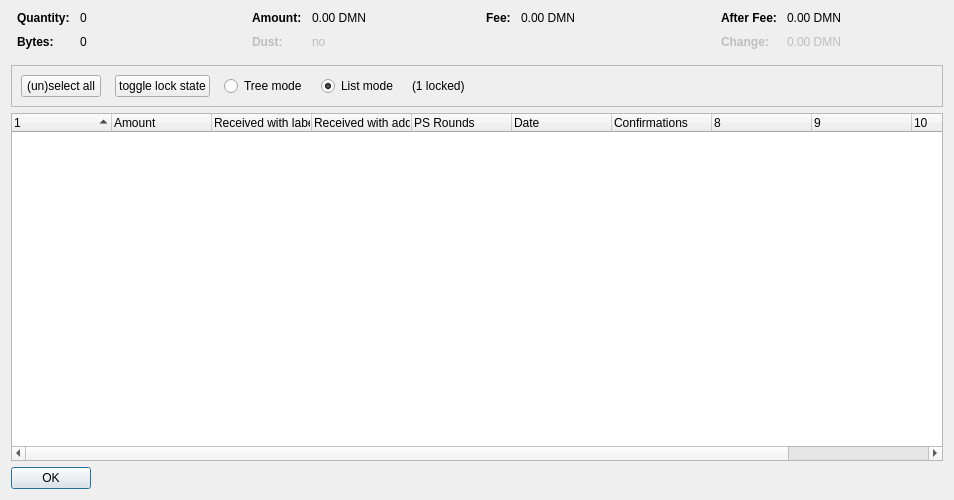
<?xml version="1.0" encoding="UTF-8"?>
<ui version="4.0">
 <class>CoinControlDialog</class>
 <widget class="QDialog" name="CoinControlDialog">
  <property name="geometry">
   <rect>
    <x>0</x>
    <y>0</y>
    <width>954</width>
    <height>500</height>
   </rect>
  </property>
  <property name="windowTitle">
   <string>Coin Selection</string>
  </property>
  <layout class="QVBoxLayout" name="verticalLayout">
   <item>
    <layout class="QHBoxLayout" name="horizontalLayoutTop" stretch="0,0,0,0">
     <property name="topMargin">
      <number>0</number>
     </property>
     <property name="bottomMargin">
      <number>10</number>
     </property>
     <item>
      <layout class="QFormLayout" name="formLayoutCoinControl1">
       <property name="horizontalSpacing">
        <number>10</number>
       </property>
       <property name="verticalSpacing">
        <number>10</number>
       </property>
       <property name="leftMargin">
        <number>6</number>
       </property>
       <property name="rightMargin">
        <number>6</number>
       </property>
       <item row="0" column="0">
        <widget class="QLabel" name="labelCoinControlQuantityText">
         <property name="font">
          <font>
           <weight>75</weight>
           <bold>true</bold>
          </font>
         </property>
         <property name="text">
          <string>Quantity:</string>
         </property>
        </widget>
       </item>
       <item row="0" column="1">
        <widget class="QLabel" name="labelCoinControlQuantity">
         <property name="cursor">
          <cursorShape>IBeamCursor</cursorShape>
         </property>
         <property name="contextMenuPolicy">
          <enum>Qt::ActionsContextMenu</enum>
         </property>
         <property name="text">
          <string notr="true">0</string>
         </property>
         <property name="textInteractionFlags">
          <set>Qt::LinksAccessibleByMouse|Qt::TextSelectableByKeyboard|Qt::TextSelectableByMouse</set>
         </property>
        </widget>
       </item>
       <item row="1" column="0">
        <widget class="QLabel" name="labelCoinControlBytesText">
         <property name="font">
          <font>
           <weight>75</weight>
           <bold>true</bold>
          </font>
         </property>
         <property name="text">
          <string>Bytes:</string>
         </property>
        </widget>
       </item>
       <item row="1" column="1">
        <widget class="QLabel" name="labelCoinControlBytes">
         <property name="cursor">
          <cursorShape>IBeamCursor</cursorShape>
         </property>
         <property name="contextMenuPolicy">
          <enum>Qt::ActionsContextMenu</enum>
         </property>
         <property name="text">
          <string notr="true">0</string>
         </property>
         <property name="textInteractionFlags">
          <set>Qt::LinksAccessibleByMouse|Qt::TextSelectableByKeyboard|Qt::TextSelectableByMouse</set>
         </property>
        </widget>
       </item>
      </layout>
     </item>
     <item>
      <layout class="QFormLayout" name="formLayoutCoinControl2">
       <property name="horizontalSpacing">
        <number>10</number>
       </property>
       <property name="verticalSpacing">
        <number>10</number>
       </property>
       <property name="leftMargin">
        <number>6</number>
       </property>
       <property name="rightMargin">
        <number>6</number>
       </property>
       <item row="0" column="0">
        <widget class="QLabel" name="labelCoinControlAmountText">
         <property name="font">
          <font>
           <weight>75</weight>
           <bold>true</bold>
          </font>
         </property>
         <property name="text">
          <string>Amount:</string>
         </property>
        </widget>
       </item>
       <item row="0" column="1">
        <widget class="QLabel" name="labelCoinControlAmount">
         <property name="cursor">
          <cursorShape>IBeamCursor</cursorShape>
         </property>
         <property name="contextMenuPolicy">
          <enum>Qt::ActionsContextMenu</enum>
         </property>
         <property name="text">
          <string notr="true">0.00 DMN</string>
         </property>
         <property name="textInteractionFlags">
          <set>Qt::LinksAccessibleByMouse|Qt::TextSelectableByKeyboard|Qt::TextSelectableByMouse</set>
         </property>
        </widget>
       </item>
       <item row="1" column="0">
        <widget class="QLabel" name="labelCoinControlLowOutputText">
         <property name="enabled">
          <bool>false</bool>
         </property>
         <property name="font">
          <font>
           <weight>75</weight>
           <bold>true</bold>
          </font>
         </property>
         <property name="text">
          <string>Dust:</string>
         </property>
        </widget>
       </item>
       <item row="1" column="1">
        <widget class="QLabel" name="labelCoinControlLowOutput">
         <property name="enabled">
          <bool>false</bool>
         </property>
         <property name="cursor">
          <cursorShape>IBeamCursor</cursorShape>
         </property>
         <property name="contextMenuPolicy">
          <enum>Qt::ActionsContextMenu</enum>
         </property>
         <property name="text">
          <string notr="true">no</string>
         </property>
         <property name="textInteractionFlags">
          <set>Qt::LinksAccessibleByMouse|Qt::TextSelectableByKeyboard|Qt::TextSelectableByMouse</set>
         </property>
        </widget>
       </item>
      </layout>
     </item>
     <item>
      <layout class="QFormLayout" name="formLayoutCoinControl3">
       <property name="horizontalSpacing">
        <number>10</number>
       </property>
       <property name="verticalSpacing">
        <number>10</number>
       </property>
       <property name="leftMargin">
        <number>6</number>
       </property>
       <property name="rightMargin">
        <number>6</number>
       </property>
       <item row="0" column="0">
        <widget class="QLabel" name="labelCoinControlFeeText">
         <property name="font">
          <font>
           <weight>75</weight>
           <bold>true</bold>
          </font>
         </property>
         <property name="text">
          <string>Fee:</string>
         </property>
        </widget>
       </item>
       <item row="0" column="1">
        <widget class="QLabel" name="labelCoinControlFee">
         <property name="cursor">
          <cursorShape>IBeamCursor</cursorShape>
         </property>
         <property name="contextMenuPolicy">
          <enum>Qt::ActionsContextMenu</enum>
         </property>
         <property name="text">
          <string notr="true">0.00 DMN</string>
         </property>
         <property name="textInteractionFlags">
          <set>Qt::LinksAccessibleByMouse|Qt::TextSelectableByKeyboard|Qt::TextSelectableByMouse</set>
         </property>
        </widget>
       </item>
      </layout>
     </item>
     <item>
      <layout class="QFormLayout" name="formLayoutCoinControl4">
       <property name="horizontalSpacing">
        <number>10</number>
       </property>
       <property name="verticalSpacing">
        <number>10</number>
       </property>
       <property name="leftMargin">
        <number>6</number>
       </property>
       <property name="rightMargin">
        <number>6</number>
       </property>
       <item row="0" column="0">
        <widget class="QLabel" name="labelCoinControlAfterFeeText">
         <property name="font">
          <font>
           <weight>75</weight>
           <bold>true</bold>
          </font>
         </property>
         <property name="text">
          <string>After Fee:</string>
         </property>
        </widget>
       </item>
       <item row="0" column="1">
        <widget class="QLabel" name="labelCoinControlAfterFee">
         <property name="cursor">
          <cursorShape>IBeamCursor</cursorShape>
         </property>
         <property name="contextMenuPolicy">
          <enum>Qt::ActionsContextMenu</enum>
         </property>
         <property name="text">
          <string notr="true">0.00 DMN</string>
         </property>
         <property name="textInteractionFlags">
          <set>Qt::LinksAccessibleByMouse|Qt::TextSelectableByKeyboard|Qt::TextSelectableByMouse</set>
         </property>
        </widget>
       </item>
       <item row="1" column="0">
        <widget class="QLabel" name="labelCoinControlChangeText">
         <property name="enabled">
          <bool>false</bool>
         </property>
         <property name="font">
          <font>
           <weight>75</weight>
           <bold>true</bold>
          </font>
         </property>
         <property name="text">
          <string>Change:</string>
         </property>
        </widget>
       </item>
       <item row="1" column="1">
        <widget class="QLabel" name="labelCoinControlChange">
         <property name="enabled">
          <bool>false</bool>
         </property>
         <property name="cursor">
          <cursorShape>IBeamCursor</cursorShape>
         </property>
         <property name="contextMenuPolicy">
          <enum>Qt::ActionsContextMenu</enum>
         </property>
         <property name="text">
          <string notr="true">0.00 DMN</string>
         </property>
         <property name="textInteractionFlags">
          <set>Qt::LinksAccessibleByMouse|Qt::TextSelectableByKeyboard|Qt::TextSelectableByMouse</set>
         </property>
        </widget>
       </item>
      </layout>
     </item>
    </layout>
   </item>
   <item>
    <widget class="QFrame" name="frame">
     <property name="minimumSize">
      <size>
       <width>0</width>
       <height>40</height>
      </size>
     </property>
     <property name="frameShape">
      <enum>QFrame::StyledPanel</enum>
     </property>
     <property name="frameShadow">
      <enum>QFrame::Sunken</enum>
     </property>
     <layout class="QHBoxLayout" name="horizontalLayout">
      <item>
       <layout class="QHBoxLayout" name="horizontalLayoutPanel" stretch="0,0,0,0,0,0">
        <property name="spacing">
         <number>14</number>
        </property>
        <item>
         <widget class="QPushButton" name="pushButtonSelectAll">
          <property name="sizePolicy">
           <sizepolicy hsizetype="Maximum" vsizetype="Fixed">
            <horstretch>0</horstretch>
            <verstretch>0</verstretch>
           </sizepolicy>
          </property>
          <property name="text">
           <string>(un)select all</string>
          </property>
          <property name="autoDefault">
           <bool>false</bool>
          </property>
         </widget>
        </item>
        <item>
         <widget class="QPushButton" name="pushButtonToggleLock">
          <property name="sizePolicy">
           <sizepolicy hsizetype="Maximum" vsizetype="Fixed">
            <horstretch>0</horstretch>
            <verstretch>0</verstretch>
           </sizepolicy>
          </property>
          <property name="text">
           <string>toggle lock state</string>
          </property>
          <property name="autoDefault">
           <bool>false</bool>
          </property>
         </widget>
        </item>
        <item>
         <widget class="QRadioButton" name="radioTreeMode">
          <property name="sizePolicy">
           <sizepolicy hsizetype="Maximum" vsizetype="Fixed">
            <horstretch>0</horstretch>
            <verstretch>0</verstretch>
           </sizepolicy>
          </property>
          <property name="text">
           <string>Tree mode</string>
          </property>
         </widget>
        </item>
        <item>
         <widget class="QRadioButton" name="radioListMode">
          <property name="sizePolicy">
           <sizepolicy hsizetype="Maximum" vsizetype="Fixed">
            <horstretch>0</horstretch>
            <verstretch>0</verstretch>
           </sizepolicy>
          </property>
          <property name="text">
           <string>List mode</string>
          </property>
          <property name="checked">
           <bool>true</bool>
          </property>
         </widget>
        </item>
        <item>
         <widget class="QLabel" name="labelLocked">
          <property name="text">
           <string>(1 locked)</string>
          </property>
         </widget>
        </item>
        <item>
         <spacer name="horizontalSpacer">
          <property name="orientation">
           <enum>Qt::Horizontal</enum>
          </property>
          <property name="sizeHint" stdset="0">
           <size>
            <width>40</width>
            <height>20</height>
           </size>
          </property>
         </spacer>
        </item>
       </layout>
      </item>
     </layout>
    </widget>
   </item>
   <item>
    <widget class="CoinControlTreeWidget" name="treeWidget">
     <property name="contextMenuPolicy">
      <enum>Qt::CustomContextMenu</enum>
     </property>
     <property name="sortingEnabled">
      <bool>false</bool>
     </property>
     <property name="columnCount">
      <number>11</number>
     </property>
     <attribute name="headerShowSortIndicator" stdset="0">
      <bool>true</bool>
     </attribute>
     <attribute name="headerStretchLastSection">
      <bool>false</bool>
     </attribute>
     <column>
      <property name="text">
       <string/>
      </property>
     </column>
     <column>
      <property name="text">
       <string>Amount</string>
      </property>
     </column>
     <column>
      <property name="text">
       <string>Received with label</string>
      </property>
     </column>
     <column>
      <property name="text">
       <string>Received with address</string>
      </property>
     </column>
     <column>
      <property name="text">
       <string>PS Rounds</string>
      </property>
     </column>
     <column>
      <property name="text">
       <string>Date</string>
      </property>
     </column>
     <column>
      <property name="text">
       <string>Confirmations</string>
      </property>
      <property name="toolTip">
       <string>Confirmed</string>
      </property>
     </column>
     <column>
      <property name="text">
       <string/>
      </property>
     </column>
     <column>
      <property name="text">
       <string/>
      </property>
     </column>
     <column>
      <property name="text">
       <string/>
      </property>
     </column>
     <column>
      <property name="text">
       <string/>
      </property>
     </column>
    </widget>
   </item>
   <item>
    <widget class="QDialogButtonBox" name="buttonBox">
     <property name="sizePolicy">
      <sizepolicy hsizetype="Maximum" vsizetype="Fixed">
       <horstretch>0</horstretch>
       <verstretch>0</verstretch>
      </sizepolicy>
     </property>
     <property name="orientation">
      <enum>Qt::Horizontal</enum>
     </property>
     <property name="standardButtons">
      <set>QDialogButtonBox::Ok</set>
     </property>
    </widget>
   </item>
  </layout>
 </widget>
 <customwidgets>
  <customwidget>
   <class>CoinControlTreeWidget</class>
   <extends>QTreeWidget</extends>
   <header>coincontroltreewidget.h</header>
  </customwidget>
 </customwidgets>
 <resources/>
 <connections/>
</ui>
